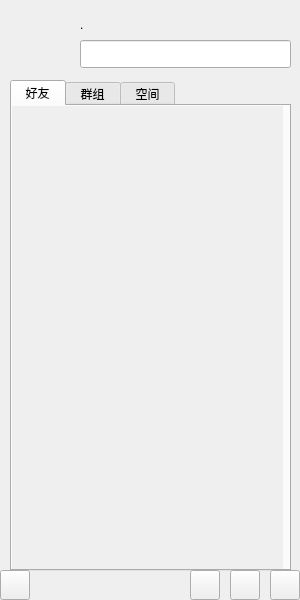
<?xml version="1.0" encoding="UTF-8"?>
<ui version="4.0">
 <class>MyChatDialog</class>
 <widget class="QDialog" name="MyChatDialog">
  <property name="geometry">
   <rect>
    <x>0</x>
    <y>0</y>
    <width>300</width>
    <height>600</height>
   </rect>
  </property>
  <property name="minimumSize">
   <size>
    <width>300</width>
    <height>600</height>
   </size>
  </property>
  <property name="maximumSize">
   <size>
    <width>300</width>
    <height>600</height>
   </size>
  </property>
  <property name="windowTitle">
   <string>MyChatDialog</string>
  </property>
  <widget class="QPushButton" name="pb_icon">
   <property name="geometry">
    <rect>
     <x>10</x>
     <y>10</y>
     <width>60</width>
     <height>60</height>
    </rect>
   </property>
   <property name="text">
    <string/>
   </property>
   <property name="icon">
    <iconset resource="resource.qrc">
     <normaloff>:/tx/36.png</normaloff>:/tx/36.png</iconset>
   </property>
   <property name="iconSize">
    <size>
     <width>60</width>
     <height>60</height>
    </size>
   </property>
   <property name="autoRepeat">
    <bool>false</bool>
   </property>
   <property name="autoExclusive">
    <bool>false</bool>
   </property>
   <property name="flat">
    <bool>true</bool>
   </property>
  </widget>
  <widget class="QLabel" name="lb_name">
   <property name="geometry">
    <rect>
     <x>80</x>
     <y>10</y>
     <width>54</width>
     <height>30</height>
    </rect>
   </property>
   <property name="text">
    <string>.</string>
   </property>
   <property name="indent">
    <number>-1</number>
   </property>
  </widget>
  <widget class="QLineEdit" name="lb_feeling">
   <property name="geometry">
    <rect>
     <x>80</x>
     <y>40</y>
     <width>211</width>
     <height>28</height>
    </rect>
   </property>
  </widget>
  <widget class="QTabWidget" name="tabWidget">
   <property name="geometry">
    <rect>
     <x>10</x>
     <y>80</y>
     <width>281</width>
     <height>491</height>
    </rect>
   </property>
   <property name="currentIndex">
    <number>0</number>
   </property>
   <widget class="QWidget" name="page_friend">
    <attribute name="title">
     <string> 好友 </string>
    </attribute>
    <widget class="QScrollArea" name="scrollArea">
     <property name="geometry">
      <rect>
       <x>0</x>
       <y>0</y>
       <width>271</width>
       <height>471</height>
      </rect>
     </property>
     <property name="frameShape">
      <enum>QFrame::NoFrame</enum>
     </property>
     <property name="widgetResizable">
      <bool>true</bool>
     </property>
     <widget class="QWidget" name="scrollAreaWidgetContents">
      <property name="geometry">
       <rect>
        <x>0</x>
        <y>0</y>
        <width>271</width>
        <height>471</height>
       </rect>
      </property>
      <layout class="QVBoxLayout" name="verticalLayout">
       <property name="spacing">
        <number>7</number>
       </property>
       <property name="leftMargin">
        <number>0</number>
       </property>
       <property name="topMargin">
        <number>3</number>
       </property>
       <property name="rightMargin">
        <number>0</number>
       </property>
       <property name="bottomMargin">
        <number>3</number>
       </property>
       <item>
        <widget class="QWidget" name="wdg_list" native="true">
         <property name="enabled">
          <bool>true</bool>
         </property>
        </widget>
       </item>
       <item>
        <spacer name="verticalSpacer">
         <property name="orientation">
          <enum>Qt::Vertical</enum>
         </property>
         <property name="sizeHint" stdset="0">
          <size>
           <width>20</width>
           <height>445</height>
          </size>
         </property>
        </spacer>
       </item>
      </layout>
     </widget>
    </widget>
   </widget>
   <widget class="QWidget" name="page_group">
    <attribute name="title">
     <string> 群组 </string>
    </attribute>
   </widget>
   <widget class="QWidget" name="page_space">
    <attribute name="title">
     <string> 空间 </string>
    </attribute>
   </widget>
  </widget>
  <widget class="QPushButton" name="pb_tool1">
   <property name="geometry">
    <rect>
     <x>0</x>
     <y>570</y>
     <width>30</width>
     <height>30</height>
    </rect>
   </property>
   <property name="text">
    <string/>
   </property>
  </widget>
  <widget class="QPushButton" name="pb_tool4">
   <property name="geometry">
    <rect>
     <x>270</x>
     <y>570</y>
     <width>30</width>
     <height>30</height>
    </rect>
   </property>
   <property name="text">
    <string/>
   </property>
  </widget>
  <widget class="QPushButton" name="pb_tool3">
   <property name="geometry">
    <rect>
     <x>230</x>
     <y>570</y>
     <width>30</width>
     <height>30</height>
    </rect>
   </property>
   <property name="text">
    <string/>
   </property>
  </widget>
  <widget class="QPushButton" name="pb_tool2">
   <property name="geometry">
    <rect>
     <x>190</x>
     <y>570</y>
     <width>30</width>
     <height>30</height>
    </rect>
   </property>
   <property name="text">
    <string/>
   </property>
  </widget>
 </widget>
 <resources>
  <include location="resource.qrc"/>
 </resources>
 <connections/>
</ui>
